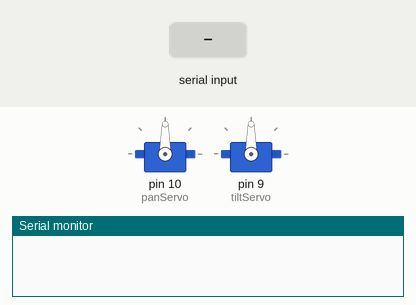
Bench run of a sketch on a simulated Arduino Uno, built with avr-gcc and run on an emulated ATmega328P. Shown: 2 × servo, the last lines printed to the serial monitor. Inputs (shaded band) come from the test bench.

Above: at 1.2 s.
1.3 s: "90,45\n" received over Serial
At 1.7 s:
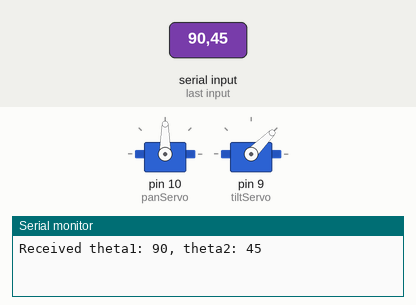
2.8 s: "30,150\n" received over Serial
At 4.0 s:
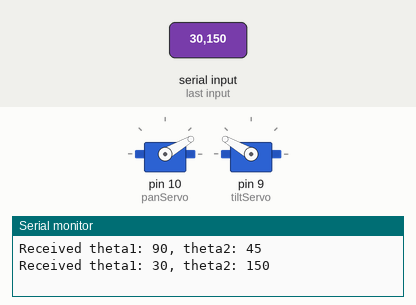
4.3 s: "1,90\n" received over Serial
At 5.2 s:
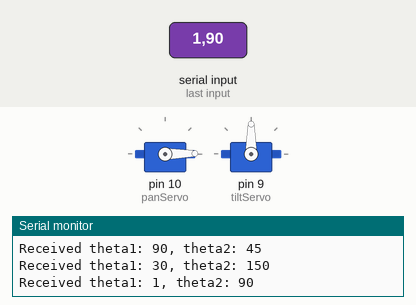
Timing chart, 0 to 7.3 s (numbered marks = the images above; inputs shaded):
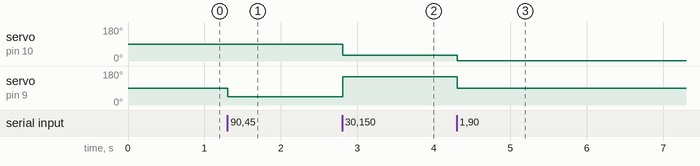

The sketch:

servoRotation.ino
```cpp
#include <Servo.h>

Servo panServo;  // Define pan servo object
Servo tiltServo; // Define tilt servo object

void setup() {
  Serial.begin(9600);
  panServo.attach(10);  // Attach pan servo to pin 9
  tiltServo.attach(9); // Attach tilt servo to pin 10
}

void loop() {
  if (Serial.available() > 0) {
    String data = Serial.readStringUntil('\n'); // Read the data until newline character
    int commaIndex = data.indexOf(','); // Find the index of comma separating theta1 and theta2 angles
    if (commaIndex != -1) {
      String theta1Str = data.substring(0, commaIndex); // Extract theta1 angle substring
      String theta2Str = data.substring(commaIndex + 1); // Extract theta2 angle substring
      int theta1 = theta1Str.toInt(); // Convert theta1 angle string to integer
      int theta2 = theta2Str.toInt(); // Convert theta2 angle string to integer
      // Do something with theta1 and theta2 (e.g., control servo motors)

      // Map theta1 and theta2 to servo angles
      int panAngle = map(theta1, 0, 180, 0, 180); // Map theta1 to pan servo range (0-180)
      int tiltAngle = map(theta2, 0, 180, 0, 180); // Map theta2 to tilt servo range (0-180)

      // Move servos to mapped angles
      panServo.write(panAngle);
      tiltServo.write(tiltAngle);

      // Print received data for debugging
      Serial.print("Received theta1: ");
      Serial.print(theta1);
      Serial.print(", theta2: ");
      Serial.println(theta2);
    }
  }
}
```

Measured:
- after the input at 1.3 s, servo on pin 9 (tiltServo): 90° → 45° at once
- after the input at 2.8 s, servo on pin 10 (panServo): 90° → 30° at once; servo on pin 9 (tiltServo): 45° → 150° at once
- after the input at 4.3 s, servo on pin 10 (panServo): 30° → 1° at once; servo on pin 9 (tiltServo): 150° → 90° at once
